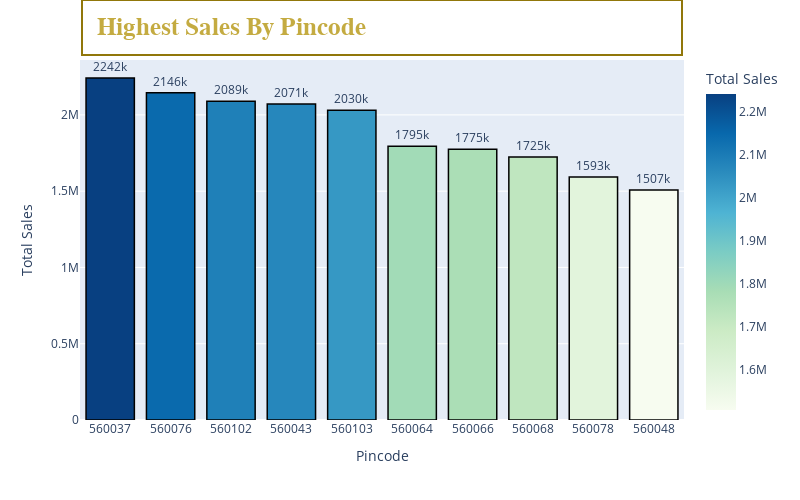

Write notebook code for a chart like this one.
### Markdown cell above
### Which Pincode Generates the Highest Sales ?

### Code cell
pin = df.groupby("pincode")["subtotal"].sum().reset_index().sort_values(by = "subtotal", ascending = False).nlargest(10, "subtotal")
pin["pincode"] = pin["pincode"].astype(str)
fig = px.bar(pin, x = "pincode", y = "subtotal", text = round(pin["subtotal"]/1000), labels = {"pincode":"Pincode", "subtotal": "Total Sales"},color = "subtotal", color_continuous_scale="GnBu")
fig.update_traces(
    marker_line_color = "black",
    marker_line_width = 1.5,
    texttemplate = "%{text}k",
    textposition = "outside"
)
fig.update_layout(
    height= 500,
    width = 800,
    annotations=[
        dict(
            text="Highest Sales By Pincode",
            x=0.5,
            y=1.17,
            xref="paper",
            yref="paper",
            font=dict(size=25, family="Arial", color="#C4AB41",weight = "bold"),
            showarrow=False,
            bgcolor="white",
            bordercolor="#91770A", 
            borderwidth=2,
            borderpad=14,
            width = 570,
            align = "left",
            
        )]
)
fig.show()

### Figure 1 — Plotly figure (JSON) as saved in the notebook; plotly's stock layout.template omitted (floating-point values rounded to 4 significant figures)
{"data": [{"hovertemplate": "Pincode=%{x}<br>Total Sales=%{marker.color}<br>text=%{text}<extra></extra>", "legendgroup": "", "marker": {"color": [2242000.0, 2146000.0, 2089000.0, 2071000.0, 2030000.0, 1795000.0, 1775000.0, 1725000.0, 1593000.0, 1507000.0], "coloraxis": "coloraxis", "line": {"color": "black", "width": 1.5}, "pattern": {"shape": ""}}, "name": "", "orientation": "v", "showlegend": false, "text": [2242.0, 2146.0, 2089.0, 2071.0, 2030.0, 1795.0, 1775.0, 1725.0, 1593.0, 1507.0], "textposition": "outside", "texttemplate": "%{text}k", "type": "bar", "x": ["560037", "560076", "560102", "560043", "560103", "560064", "560066", "560068", "560078", "560048"], "xaxis": "x", "y": [2242000.0, 2146000.0, 2089000.0, 2071000.0, 2030000.0, 1795000.0, 1775000.0, 1725000.0, 1593000.0, 1507000.0], "yaxis": "y"}], "layout": {"annotations": [{"align": "left", "bgcolor": "white", "bordercolor": "#91770A", "borderpad": 14, "borderwidth": 2, "font": {"color": "#C4AB41", "family": "Arial", "size": 25, "weight": "bold"}, "showarrow": false, "text": "Highest Sales By Pincode", "width": 570, "x": 0.5, "xref": "paper", "y": 1.17, "yref": "paper"}], "barmode": "relative", "coloraxis": {"colorbar": {"title": {"text": "Total Sales"}}, "colorscale": [[0, "rgb(247,252,240)"], [0.125, "rgb(224,243,219)"], [0.25, "rgb(204,235,197)"], [0.375, "rgb(168,221,181)"], [0.5, "rgb(123,204,196)"], [0.625, "rgb(78,179,211)"], [0.75, "rgb(43,140,190)"], [0.875, "rgb(8,104,172)"], [1, "rgb(8,64,129)"]]}, "height": 500, "legend": {"tracegroupgap": 0}, "margin": {"t": 60}, "width": 800, "xaxis": {"anchor": "y", "domain": [0, 1], "title": {"text": "Pincode"}}, "yaxis": {"anchor": "x", "domain": [0, 1], "title": {"text": "Total Sales"}}}}
